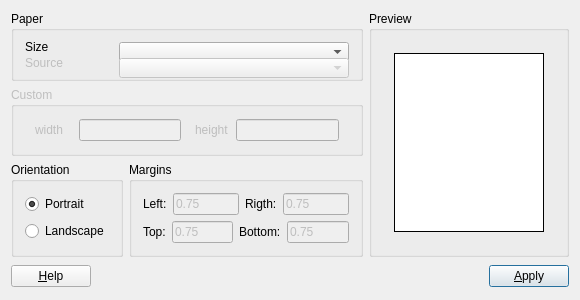
<?xml version="1.0" encoding="UTF-8"?>
<ui version="4.0">
 <class>PageSetup</class>
 <widget class="QDialog" name="PageSetup">
  <property name="geometry">
   <rect>
    <x>0</x>
    <y>0</y>
    <width>580</width>
    <height>300</height>
   </rect>
  </property>
  <property name="sizePolicy">
   <sizepolicy hsizetype="Preferred" vsizetype="Preferred">
    <horstretch>0</horstretch>
    <verstretch>0</verstretch>
   </sizepolicy>
  </property>
  <property name="minimumSize">
   <size>
    <width>550</width>
    <height>280</height>
   </size>
  </property>
  <property name="maximumSize">
   <size>
    <width>580</width>
    <height>300</height>
   </size>
  </property>
  <property name="windowTitle">
   <string>Page Setup</string>
  </property>
  <property name="sizeGripEnabled">
   <bool>false</bool>
  </property>
  <property name="modal">
   <bool>false</bool>
  </property>
  <layout class="QGridLayout" name="gridLayout_3">
   <item row="0" column="0">
    <layout class="QVBoxLayout" name="verticalLayout_6">
     <item>
      <layout class="QHBoxLayout" name="horizontalLayout_7">
       <item>
        <layout class="QVBoxLayout" name="verticalLayout_5">
         <item>
          <layout class="QVBoxLayout" name="verticalLayout_4">
           <item>
            <widget class="QGroupBox" name="gbPaper">
             <property name="title">
              <string>Paper</string>
             </property>
             <layout class="QVBoxLayout" name="verticalLayout_3">
              <item>
               <layout class="QHBoxLayout" name="horizontalLayout_5">
                <item>
                 <widget class="QLabel" name="txlSize">
                  <property name="text">
                   <string>Size</string>
                  </property>
                  <property name="wordWrap">
                   <bool>false</bool>
                  </property>
                 </widget>
                </item>
                <item>
                 <widget class="QComboBox" name="cmbPageSize">
                  <property name="minimumSize">
                   <size>
                    <width>230</width>
                    <height>20</height>
                   </size>
                  </property>
                 </widget>
                </item>
               </layout>
              </item>
              <item>
               <layout class="QHBoxLayout" name="horizontalLayout_6">
                <item>
                 <widget class="QLabel" name="txlSource">
                  <property name="enabled">
                   <bool>false</bool>
                  </property>
                  <property name="text">
                   <string>Source</string>
                  </property>
                  <property name="wordWrap">
                   <bool>false</bool>
                  </property>
                 </widget>
                </item>
                <item>
                 <widget class="QComboBox" name="comboBox1_2">
                  <property name="enabled">
                   <bool>false</bool>
                  </property>
                  <property name="minimumSize">
                   <size>
                    <width>230</width>
                    <height>20</height>
                   </size>
                  </property>
                 </widget>
                </item>
               </layout>
              </item>
             </layout>
            </widget>
           </item>
           <item>
            <widget class="QGroupBox" name="gbCustom">
             <property name="enabled">
              <bool>false</bool>
             </property>
             <property name="title">
              <string>Custom</string>
             </property>
             <layout class="QHBoxLayout" name="horizontalLayout_3">
              <item>
               <layout class="QHBoxLayout">
                <property name="spacing">
                 <number>0</number>
                </property>
                <property name="margin">
                 <number>0</number>
                </property>
                <item>
                 <spacer name="spacer4">
                  <property name="orientation">
                   <enum>Qt::Horizontal</enum>
                  </property>
                  <property name="sizeType">
                   <enum>QSizePolicy::Expanding</enum>
                  </property>
                  <property name="sizeHint" stdset="0">
                   <size>
                    <width>16</width>
                    <height>20</height>
                   </size>
                  </property>
                 </spacer>
                </item>
                <item>
                 <widget class="QLabel" name="txlWidth">
                  <property name="text">
                   <string>width</string>
                  </property>
                  <property name="wordWrap">
                   <bool>false</bool>
                  </property>
                 </widget>
                </item>
                <item>
                 <spacer name="spacer6_2">
                  <property name="orientation">
                   <enum>Qt::Horizontal</enum>
                  </property>
                  <property name="sizeType">
                   <enum>QSizePolicy::Expanding</enum>
                  </property>
                  <property name="sizeHint" stdset="0">
                   <size>
                    <width>21</width>
                    <height>21</height>
                   </size>
                  </property>
                 </spacer>
                </item>
                <item>
                 <widget class="QLineEdit" name="lneCustomWidth"/>
                </item>
                <item>
                 <spacer name="spacer3">
                  <property name="orientation">
                   <enum>Qt::Horizontal</enum>
                  </property>
                  <property name="sizeType">
                   <enum>QSizePolicy::Expanding</enum>
                  </property>
                  <property name="sizeHint" stdset="0">
                   <size>
                    <width>20</width>
                    <height>21</height>
                   </size>
                  </property>
                 </spacer>
                </item>
                <item>
                 <widget class="QLabel" name="txlHeight">
                  <property name="text">
                   <string>height</string>
                  </property>
                  <property name="wordWrap">
                   <bool>false</bool>
                  </property>
                 </widget>
                </item>
                <item>
                 <spacer name="spacer7">
                  <property name="orientation">
                   <enum>Qt::Horizontal</enum>
                  </property>
                  <property name="sizeType">
                   <enum>QSizePolicy::Expanding</enum>
                  </property>
                  <property name="sizeHint" stdset="0">
                   <size>
                    <width>13</width>
                    <height>28</height>
                   </size>
                  </property>
                 </spacer>
                </item>
                <item>
                 <widget class="QLineEdit" name="lneCustomHeight"/>
                </item>
                <item>
                 <spacer name="spacer5_2">
                  <property name="orientation">
                   <enum>Qt::Horizontal</enum>
                  </property>
                  <property name="sizeType">
                   <enum>QSizePolicy::Expanding</enum>
                  </property>
                  <property name="sizeHint" stdset="0">
                   <size>
                    <width>16</width>
                    <height>31</height>
                   </size>
                  </property>
                 </spacer>
                </item>
               </layout>
              </item>
             </layout>
            </widget>
           </item>
          </layout>
         </item>
         <item>
          <layout class="QHBoxLayout" name="horizontalLayout_4">
           <item>
            <widget class="QGroupBox" name="gbOrientation">
             <property name="title">
              <string>Orientation</string>
             </property>
             <layout class="QVBoxLayout" name="verticalLayout_2">
              <item>
               <widget class="QRadioButton" name="rdbPortrait">
                <property name="acceptDrops">
                 <bool>true</bool>
                </property>
                <property name="text">
                 <string>Portrait</string>
                </property>
                <property name="checked">
                 <bool>true</bool>
                </property>
                <property name="autoRepeat">
                 <bool>true</bool>
                </property>
               </widget>
              </item>
              <item>
               <widget class="QRadioButton" name="rdbLandscape">
                <property name="acceptDrops">
                 <bool>true</bool>
                </property>
                <property name="text">
                 <string>Landscape</string>
                </property>
                <property name="autoRepeat">
                 <bool>true</bool>
                </property>
               </widget>
              </item>
             </layout>
            </widget>
           </item>
           <item>
            <widget class="QGroupBox" name="gbMargins">
             <property name="title">
              <string>Margins</string>
             </property>
             <layout class="QVBoxLayout" name="verticalLayout">
              <item>
               <layout class="QHBoxLayout" name="horizontalLayout">
                <item>
                 <widget class="QLabel" name="txlLeft">
                  <property name="text">
                   <string>Left:</string>
                  </property>
                  <property name="wordWrap">
                   <bool>false</bool>
                  </property>
                 </widget>
                </item>
                <item>
                 <widget class="QLineEdit" name="lneLeft">
                  <property name="enabled">
                   <bool>false</bool>
                  </property>
                  <property name="text">
                   <string>0.75</string>
                  </property>
                 </widget>
                </item>
                <item>
                 <spacer name="horizontalSpacer">
                  <property name="orientation">
                   <enum>Qt::Horizontal</enum>
                  </property>
                  <property name="sizeHint" stdset="0">
                   <size>
                    <width>13</width>
                    <height>20</height>
                   </size>
                  </property>
                 </spacer>
                </item>
                <item>
                 <widget class="QLabel" name="txlRight">
                  <property name="text">
                   <string>Rigth:</string>
                  </property>
                  <property name="wordWrap">
                   <bool>false</bool>
                  </property>
                 </widget>
                </item>
                <item>
                 <widget class="QLineEdit" name="lneRigth">
                  <property name="enabled">
                   <bool>false</bool>
                  </property>
                  <property name="text">
                   <string>0.75</string>
                  </property>
                 </widget>
                </item>
               </layout>
              </item>
              <item>
               <layout class="QHBoxLayout" name="horizontalLayout_2">
                <item>
                 <widget class="QLabel" name="txlTop">
                  <property name="text">
                   <string>Top:</string>
                  </property>
                  <property name="wordWrap">
                   <bool>false</bool>
                  </property>
                 </widget>
                </item>
                <item>
                 <widget class="QLineEdit" name="lneTop">
                  <property name="enabled">
                   <bool>false</bool>
                  </property>
                  <property name="text">
                   <string>0.75</string>
                  </property>
                 </widget>
                </item>
                <item>
                 <spacer name="horizontalSpacer_2">
                  <property name="orientation">
                   <enum>Qt::Horizontal</enum>
                  </property>
                  <property name="sizeHint" stdset="0">
                   <size>
                    <width>13</width>
                    <height>20</height>
                   </size>
                  </property>
                 </spacer>
                </item>
                <item>
                 <widget class="QLabel" name="txlBottom">
                  <property name="text">
                   <string>Bottom:</string>
                  </property>
                  <property name="wordWrap">
                   <bool>false</bool>
                  </property>
                 </widget>
                </item>
                <item>
                 <widget class="QLineEdit" name="lneBottom">
                  <property name="enabled">
                   <bool>false</bool>
                  </property>
                  <property name="text">
                   <string>0.75</string>
                  </property>
                 </widget>
                </item>
               </layout>
              </item>
             </layout>
            </widget>
           </item>
          </layout>
         </item>
        </layout>
       </item>
       <item>
        <widget class="QGroupBox" name="bgPreview">
         <property name="title">
          <string>Preview</string>
         </property>
         <layout class="QGridLayout" name="gridLayout_2">
          <item row="0" column="0">
           <widget class="QFrame" name="frmPreview">
            <property name="minimumSize">
             <size>
              <width>163</width>
              <height>0</height>
             </size>
            </property>
            <property name="palette">
             <palette>
              <active>
               <colorrole role="WindowText">
                <brush brushstyle="SolidPattern">
                 <color alpha="255">
                  <red>0</red>
                  <green>0</green>
                  <blue>0</blue>
                 </color>
                </brush>
               </colorrole>
               <colorrole role="Button">
                <brush brushstyle="SolidPattern">
                 <color alpha="255">
                  <red>212</red>
                  <green>208</green>
                  <blue>200</blue>
                 </color>
                </brush>
               </colorrole>
               <colorrole role="Light">
                <brush brushstyle="SolidPattern">
                 <color alpha="255">
                  <red>255</red>
                  <green>255</green>
                  <blue>255</blue>
                 </color>
                </brush>
               </colorrole>
               <colorrole role="Midlight">
                <brush brushstyle="SolidPattern">
                 <color alpha="255">
                  <red>233</red>
                  <green>229</green>
                  <blue>220</blue>
                 </color>
                </brush>
               </colorrole>
               <colorrole role="Dark">
                <brush brushstyle="SolidPattern">
                 <color alpha="255">
                  <red>128</red>
                  <green>128</green>
                  <blue>128</blue>
                 </color>
                </brush>
               </colorrole>
               <colorrole role="Mid">
                <brush brushstyle="SolidPattern">
                 <color alpha="255">
                  <red>141</red>
                  <green>138</green>
                  <blue>133</blue>
                 </color>
                </brush>
               </colorrole>
               <colorrole role="Text">
                <brush brushstyle="SolidPattern">
                 <color alpha="255">
                  <red>0</red>
                  <green>0</green>
                  <blue>0</blue>
                 </color>
                </brush>
               </colorrole>
               <colorrole role="BrightText">
                <brush brushstyle="SolidPattern">
                 <color alpha="255">
                  <red>255</red>
                  <green>255</green>
                  <blue>255</blue>
                 </color>
                </brush>
               </colorrole>
               <colorrole role="ButtonText">
                <brush brushstyle="SolidPattern">
                 <color alpha="255">
                  <red>0</red>
                  <green>0</green>
                  <blue>0</blue>
                 </color>
                </brush>
               </colorrole>
               <colorrole role="Base">
                <brush brushstyle="SolidPattern">
                 <color alpha="255">
                  <red>255</red>
                  <green>255</green>
                  <blue>255</blue>
                 </color>
                </brush>
               </colorrole>
               <colorrole role="Window">
                <brush brushstyle="SolidPattern">
                 <color alpha="255">
                  <red>0</red>
                  <green>0</green>
                  <blue>0</blue>
                 </color>
                </brush>
               </colorrole>
               <colorrole role="Shadow">
                <brush brushstyle="SolidPattern">
                 <color alpha="255">
                  <red>64</red>
                  <green>64</green>
                  <blue>64</blue>
                 </color>
                </brush>
               </colorrole>
               <colorrole role="Highlight">
                <brush brushstyle="SolidPattern">
                 <color alpha="255">
                  <red>10</red>
                  <green>36</green>
                  <blue>106</blue>
                 </color>
                </brush>
               </colorrole>
               <colorrole role="HighlightedText">
                <brush brushstyle="SolidPattern">
                 <color alpha="255">
                  <red>255</red>
                  <green>255</green>
                  <blue>255</blue>
                 </color>
                </brush>
               </colorrole>
               <colorrole role="Link">
                <brush brushstyle="SolidPattern">
                 <color alpha="255">
                  <red>0</red>
                  <green>0</green>
                  <blue>255</blue>
                 </color>
                </brush>
               </colorrole>
               <colorrole role="LinkVisited">
                <brush brushstyle="SolidPattern">
                 <color alpha="255">
                  <red>255</red>
                  <green>0</green>
                  <blue>255</blue>
                 </color>
                </brush>
               </colorrole>
              </active>
              <inactive>
               <colorrole role="WindowText">
                <brush brushstyle="SolidPattern">
                 <color alpha="255">
                  <red>0</red>
                  <green>0</green>
                  <blue>0</blue>
                 </color>
                </brush>
               </colorrole>
               <colorrole role="Button">
                <brush brushstyle="SolidPattern">
                 <color alpha="255">
                  <red>212</red>
                  <green>208</green>
                  <blue>200</blue>
                 </color>
                </brush>
               </colorrole>
               <colorrole role="Light">
                <brush brushstyle="SolidPattern">
                 <color alpha="255">
                  <red>255</red>
                  <green>255</green>
                  <blue>255</blue>
                 </color>
                </brush>
               </colorrole>
               <colorrole role="Midlight">
                <brush brushstyle="SolidPattern">
                 <color alpha="255">
                  <red>233</red>
                  <green>229</green>
                  <blue>220</blue>
                 </color>
                </brush>
               </colorrole>
               <colorrole role="Dark">
                <brush brushstyle="SolidPattern">
                 <color alpha="255">
                  <red>128</red>
                  <green>128</green>
                  <blue>128</blue>
                 </color>
                </brush>
               </colorrole>
               <colorrole role="Mid">
                <brush brushstyle="SolidPattern">
                 <color alpha="255">
                  <red>141</red>
                  <green>138</green>
                  <blue>133</blue>
                 </color>
                </brush>
               </colorrole>
               <colorrole role="Text">
                <brush brushstyle="SolidPattern">
                 <color alpha="255">
                  <red>0</red>
                  <green>0</green>
                  <blue>0</blue>
                 </color>
                </brush>
               </colorrole>
               <colorrole role="BrightText">
                <brush brushstyle="SolidPattern">
                 <color alpha="255">
                  <red>255</red>
                  <green>255</green>
                  <blue>255</blue>
                 </color>
                </brush>
               </colorrole>
               <colorrole role="ButtonText">
                <brush brushstyle="SolidPattern">
                 <color alpha="255">
                  <red>0</red>
                  <green>0</green>
                  <blue>0</blue>
                 </color>
                </brush>
               </colorrole>
               <colorrole role="Base">
                <brush brushstyle="SolidPattern">
                 <color alpha="255">
                  <red>255</red>
                  <green>255</green>
                  <blue>255</blue>
                 </color>
                </brush>
               </colorrole>
               <colorrole role="Window">
                <brush brushstyle="SolidPattern">
                 <color alpha="255">
                  <red>0</red>
                  <green>0</green>
                  <blue>0</blue>
                 </color>
                </brush>
               </colorrole>
               <colorrole role="Shadow">
                <brush brushstyle="SolidPattern">
                 <color alpha="255">
                  <red>64</red>
                  <green>64</green>
                  <blue>64</blue>
                 </color>
                </brush>
               </colorrole>
               <colorrole role="Highlight">
                <brush brushstyle="SolidPattern">
                 <color alpha="255">
                  <red>212</red>
                  <green>208</green>
                  <blue>200</blue>
                 </color>
                </brush>
               </colorrole>
               <colorrole role="HighlightedText">
                <brush brushstyle="SolidPattern">
                 <color alpha="255">
                  <red>0</red>
                  <green>0</green>
                  <blue>0</blue>
                 </color>
                </brush>
               </colorrole>
               <colorrole role="Link">
                <brush brushstyle="SolidPattern">
                 <color alpha="255">
                  <red>0</red>
                  <green>0</green>
                  <blue>255</blue>
                 </color>
                </brush>
               </colorrole>
               <colorrole role="LinkVisited">
                <brush brushstyle="SolidPattern">
                 <color alpha="255">
                  <red>255</red>
                  <green>0</green>
                  <blue>255</blue>
                 </color>
                </brush>
               </colorrole>
              </inactive>
              <disabled>
               <colorrole role="WindowText">
                <brush brushstyle="SolidPattern">
                 <color alpha="255">
                  <red>106</red>
                  <green>104</green>
                  <blue>100</blue>
                 </color>
                </brush>
               </colorrole>
               <colorrole role="Button">
                <brush brushstyle="SolidPattern">
                 <color alpha="255">
                  <red>212</red>
                  <green>208</green>
                  <blue>200</blue>
                 </color>
                </brush>
               </colorrole>
               <colorrole role="Light">
                <brush brushstyle="SolidPattern">
                 <color alpha="255">
                  <red>255</red>
                  <green>255</green>
                  <blue>255</blue>
                 </color>
                </brush>
               </colorrole>
               <colorrole role="Midlight">
                <brush brushstyle="SolidPattern">
                 <color alpha="255">
                  <red>233</red>
                  <green>231</green>
                  <blue>227</blue>
                 </color>
                </brush>
               </colorrole>
               <colorrole role="Dark">
                <brush brushstyle="SolidPattern">
                 <color alpha="255">
                  <red>128</red>
                  <green>128</green>
                  <blue>128</blue>
                 </color>
                </brush>
               </colorrole>
               <colorrole role="Mid">
                <brush brushstyle="SolidPattern">
                 <color alpha="255">
                  <red>141</red>
                  <green>138</green>
                  <blue>133</blue>
                 </color>
                </brush>
               </colorrole>
               <colorrole role="Text">
                <brush brushstyle="SolidPattern">
                 <color alpha="255">
                  <red>106</red>
                  <green>104</green>
                  <blue>100</blue>
                 </color>
                </brush>
               </colorrole>
               <colorrole role="BrightText">
                <brush brushstyle="SolidPattern">
                 <color alpha="255">
                  <red>255</red>
                  <green>255</green>
                  <blue>255</blue>
                 </color>
                </brush>
               </colorrole>
               <colorrole role="ButtonText">
                <brush brushstyle="SolidPattern">
                 <color alpha="255">
                  <red>106</red>
                  <green>104</green>
                  <blue>100</blue>
                 </color>
                </brush>
               </colorrole>
               <colorrole role="Base">
                <brush brushstyle="SolidPattern">
                 <color alpha="255">
                  <red>255</red>
                  <green>255</green>
                  <blue>255</blue>
                 </color>
                </brush>
               </colorrole>
               <colorrole role="Window">
                <brush brushstyle="SolidPattern">
                 <color alpha="255">
                  <red>0</red>
                  <green>0</green>
                  <blue>0</blue>
                 </color>
                </brush>
               </colorrole>
               <colorrole role="Shadow">
                <brush brushstyle="SolidPattern">
                 <color alpha="255">
                  <red>0</red>
                  <green>0</green>
                  <blue>0</blue>
                 </color>
                </brush>
               </colorrole>
               <colorrole role="Highlight">
                <brush brushstyle="SolidPattern">
                 <color alpha="255">
                  <red>10</red>
                  <green>36</green>
                  <blue>106</blue>
                 </color>
                </brush>
               </colorrole>
               <colorrole role="HighlightedText">
                <brush brushstyle="SolidPattern">
                 <color alpha="255">
                  <red>255</red>
                  <green>255</green>
                  <blue>255</blue>
                 </color>
                </brush>
               </colorrole>
               <colorrole role="Link">
                <brush brushstyle="SolidPattern">
                 <color alpha="255">
                  <red>0</red>
                  <green>0</green>
                  <blue>255</blue>
                 </color>
                </brush>
               </colorrole>
               <colorrole role="LinkVisited">
                <brush brushstyle="SolidPattern">
                 <color alpha="255">
                  <red>255</red>
                  <green>0</green>
                  <blue>255</blue>
                 </color>
                </brush>
               </colorrole>
              </disabled>
             </palette>
            </property>
            <property name="frameShape">
             <enum>QFrame::NoFrame</enum>
            </property>
            <property name="frameShadow">
             <enum>QFrame::Raised</enum>
            </property>
            <layout class="QGridLayout" name="gridLayout">
             <item row="0" column="0">
              <widget class="QTextEdit" name="txtPreview">
               <property name="enabled">
                <bool>false</bool>
               </property>
               <property name="minimumSize">
                <size>
                 <width>145</width>
                 <height>0</height>
                </size>
               </property>
               <property name="font">
                <font>
                 <family>Times New Roman</family>
                 <pointsize>6</pointsize>
                </font>
               </property>
               <property name="frameShadow">
                <enum>QFrame::Plain</enum>
               </property>
               <property name="midLineWidth">
                <number>1</number>
               </property>
               <property name="verticalScrollBarPolicy">
                <enum>Qt::ScrollBarAlwaysOff</enum>
               </property>
               <property name="horizontalScrollBarPolicy">
                <enum>Qt::ScrollBarAlwaysOff</enum>
               </property>
               <property name="margin" stdset="0">
                <number>0</number>
               </property>
               <property name="text" stdset="0">
                <string>nononononon

nonon

noononono

nononononono

mnononono

nonon

nnononononono

nono

no

nonono

noononono

nononono

nononon</string>
               </property>
              </widget>
             </item>
            </layout>
           </widget>
          </item>
         </layout>
        </widget>
       </item>
      </layout>
     </item>
     <item>
      <layout class="QGridLayout">
       <item row="0" column="2">
        <widget class="QPushButton" name="pbApply">
         <property name="text">
          <string>&amp;Apply</string>
         </property>
         <property name="shortcut">
          <string>Alt+O</string>
         </property>
        </widget>
       </item>
       <item row="0" column="0">
        <widget class="QPushButton" name="helpPushButton">
         <property name="text">
          <string>&amp;Help</string>
         </property>
         <property name="shortcut">
          <string>Alt+H</string>
         </property>
        </widget>
       </item>
       <item row="0" column="1">
        <spacer name="spacer5">
         <property name="orientation">
          <enum>Qt::Horizontal</enum>
         </property>
         <property name="sizeType">
          <enum>QSizePolicy::Expanding</enum>
         </property>
         <property name="sizeHint" stdset="0">
          <size>
           <width>114</width>
           <height>26</height>
          </size>
         </property>
        </spacer>
       </item>
      </layout>
     </item>
    </layout>
   </item>
  </layout>
 </widget>
 <layoutdefault spacing="6" margin="11"/>
 <pixmapfunction>qPixmapFromMimeSource</pixmapfunction>
 <resources/>
 <connections/>
</ui>
